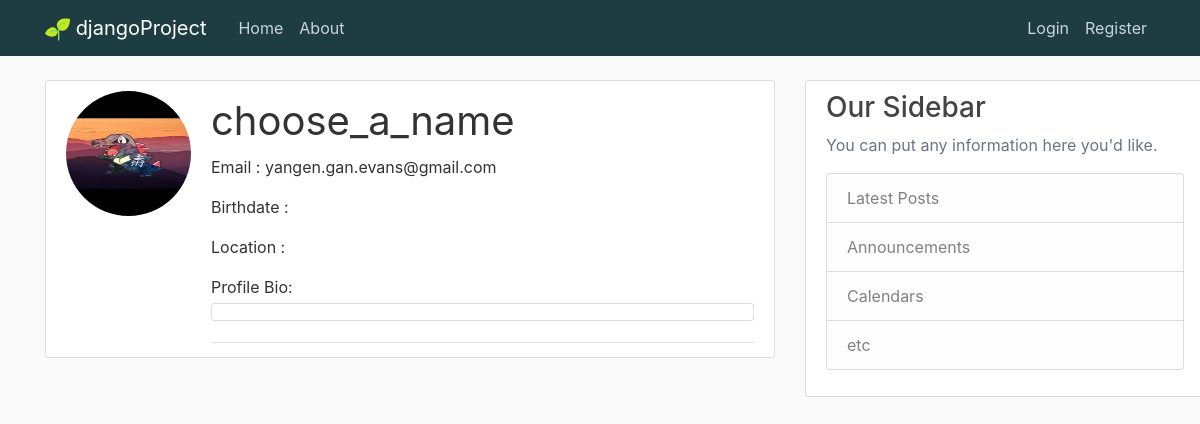
/profile_detail/choose_a_name/, run on an earlier commit of the app's database.
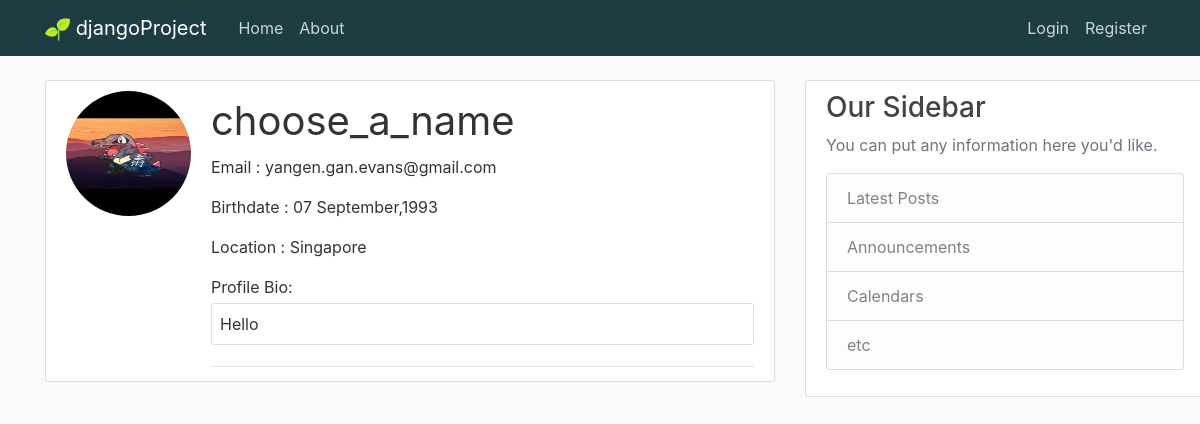
And on a later commit of the database.
### users/models.py (models this page shows, shortened)
class Profile(models.Model):
    user = models.OneToOneField(User ,on_delete = models.CASCADE) #models.cascade, delete user = delete this profile too
    birthday =  models.DateField(auto_now = False, auto_now_add = False, null = True)
    image = models.ImageField(default = 'default.jpg', upload_to = 'profile-pics',null = True)
    bio = models.TextField(max_length=500, blank=True)
    location = models.CharField(max_length=30, blank=True)

### users/views.py (the view)
# urls.py: path('profile_detail/<str:username>/', users_views.userprofile,
def userprofile(request,username):
    username = get_object_or_404(User, username = username) # get username of the instance
    userprofile = Profile.objects.get(user = username)
    context = {'userprofile': userprofile, 'title': username}
    return render(request, 'users/profile_detail.html', context)

### users/templates/users/profile_detail.html (shortened to what this page needs)
{%extends "App01/base.html" %}
{% block content %}
<article class="media content-section">
  <img class="rounded-circle account-img" src="{{ userprofile.image.url}} ">
  <div class="media-body">
    <p class="account-heading col-ml-2 mb-1">{{ userprofile.user }}</p>
    <div class="article-metadata">
      <p>Email : {{ userprofile.user.email }}</p>
      <p>Birthdate : {{ userprofile.birthday | date:"d F,Y" }}</p>
      <p>Location : {{ userprofile.location}}</p>
      <p class = "mb-1">Profile Bio:</p>
      <p class="content-section ml-auto p-2">{{userprofile.bio}}</p>
    </div>
  </div>
</article>
{% endblock content%}

What changed in the data, as far as the page shows it:
changed Profile "choose_a_name": birthday (not shown) → "07 September,1993"; location (not shown) → "Singapore"; bio (not shown) → "Hello"
